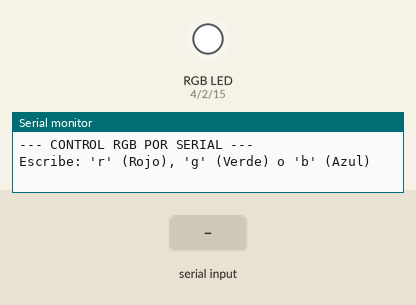
Bench run of a sketch on a simulated Arduino Uno, built with avr-gcc and run on an emulated ATmega328P. Parts: an RGB LED mixed from three pins (HIGH = lit), the last lines printed to the serial monitor. The test bench sets the inputs (shaded band).

Above: at 1.2 s.
1.3 s: "r\n" received over Serial
At 2.3 s:
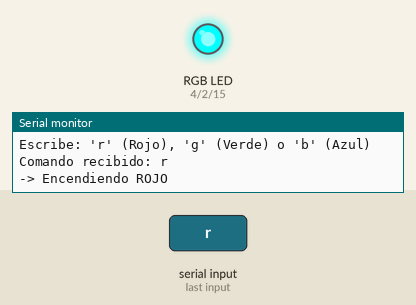
4.3 s: byte 103 ('g') received over Serial
At 4.6 s:
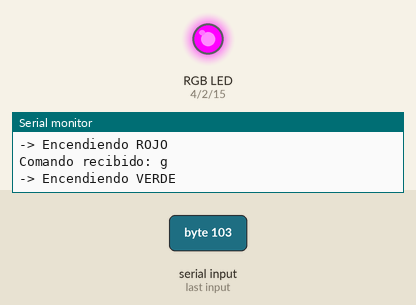
7.3 s: byte 98 ('b') received over Serial
At 8.1 s:
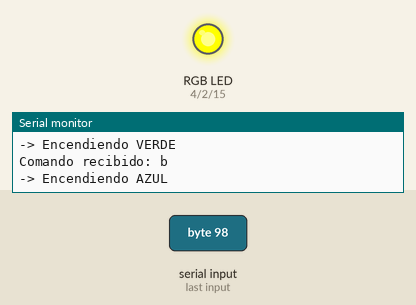
11.8 s: "g\n" received over Serial
At 12.7 s:
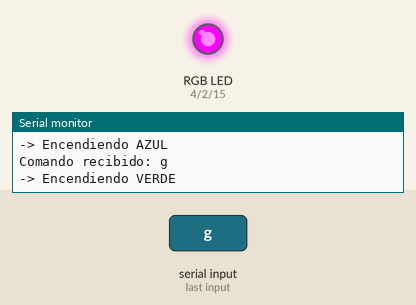
14.8 s: "b\n" received over Serial
At 16.2 s:
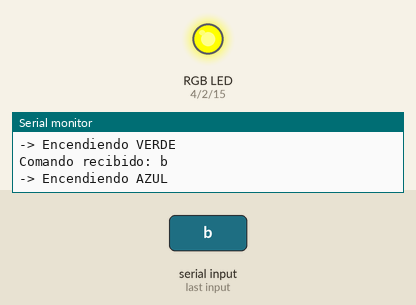
Timing chart, 0 to 18.3 s (numbered marks = the images above; inputs shaded):
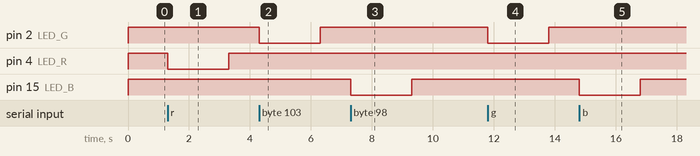

The sketch:

ColorRGB.ino
```cpp
// === PINES ===
#define LED_G 2      // Verde
#define LED_B 15     // Azul
#define LED_R 4      // Rojo


// Tiempo que durará encendido el LED (en milisegundos)
const int TIEMPO_ENCENDIDO = 2000;

void setup() {
  Serial.begin(115200);
  Serial.println("--- CONTROL RGB POR SERIAL ---");
  Serial.println("Escribe: 'r' (Rojo), 'g' (Verde) o 'b' (Azul)");

  pinMode(LED_R, OUTPUT);
  pinMode(LED_G, OUTPUT);
  pinMode(LED_B, OUTPUT);

  // ESTADO INICIAL: Todo apagado
  // (HIGH apaga porque es Ánodo Común)
  digitalWrite(LED_R, HIGH);
  digitalWrite(LED_G, HIGH);
  digitalWrite(LED_B, HIGH);
}

// Función para controlar el LED Anodo Común
// true = Encender (LOW), false = Apagar (HIGH)
void setColor(bool rOn, bool gOn, bool bOn) {
  digitalWrite(LED_R, rOn ? LOW : HIGH);
  digitalWrite(LED_G, gOn ? LOW : HIGH);
  digitalWrite(LED_B, bOn ? LOW : HIGH);
}

void loop() {
  // Verificamos si hay datos en el monitor serial
  if (Serial.available() > 0) {
    char comando = Serial.read();

    // Ignoramos saltos de línea o espacios
    if (comando == '\n' || comando == '\r' || comando == ' ') return;

    Serial.print("Comando recibido: ");
    Serial.println(comando);

    switch (comando) {
      case 'r': // ROJO
        Serial.println("-> Encendiendo ROJO");
        setColor(true, false, false);
        delay(TIEMPO_ENCENDIDO);
        break;

      case 'g': // VERDE
        Serial.println("-> Encendiendo VERDE");
        setColor(false, true, false);
        delay(TIEMPO_ENCENDIDO);
        break;

      case 'b': // AZUL
        Serial.println("-> Encendiendo AZUL");
        setColor(false, false, true);
        delay(TIEMPO_ENCENDIDO);
        break;

      default:
        Serial.println("Comando no reconocido. Usa 'r', 'g' o 'b'.");
        break;
    }

    // Al terminar el tiempo, apagamos todo
    setColor(false, false, false);
  }
}
```

Measured:
- after the input at 1.3 s, pin 4 (LED_R): HIGH → LOW at once, → HIGH 2.0 s later
- after the input at 4.3 s, pin 2 (LED_G): HIGH → LOW at once, → HIGH 2.0 s later
- after the input at 7.3 s, pin 15 (LED_B): HIGH → LOW at once, → HIGH 2.0 s later
- after the input at 11.8 s, pin 2 (LED_G): HIGH → LOW at once, → HIGH 2.0 s later
- after the input at 14.8 s, pin 15 (LED_B): HIGH → LOW at once, → HIGH 2.0 s later
